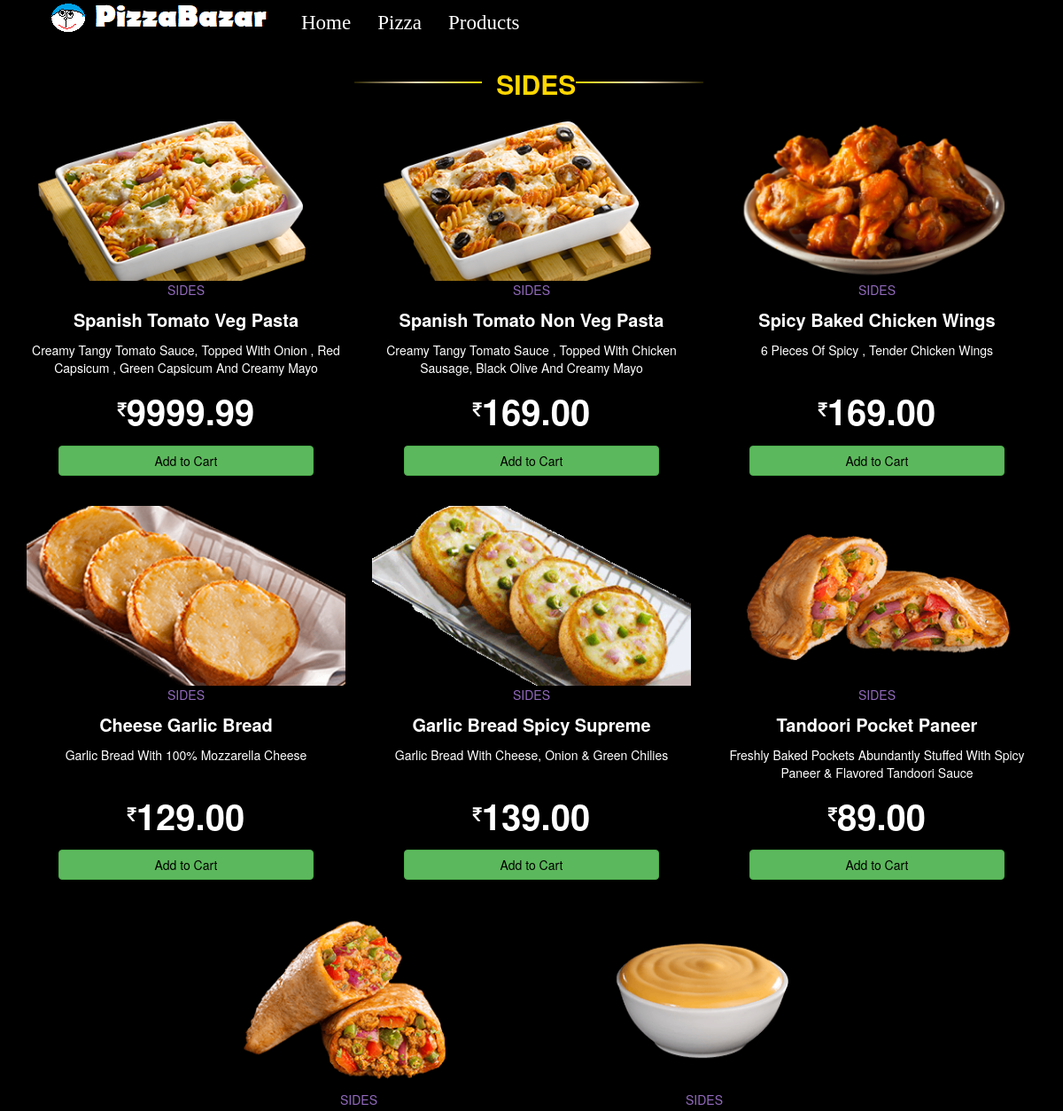
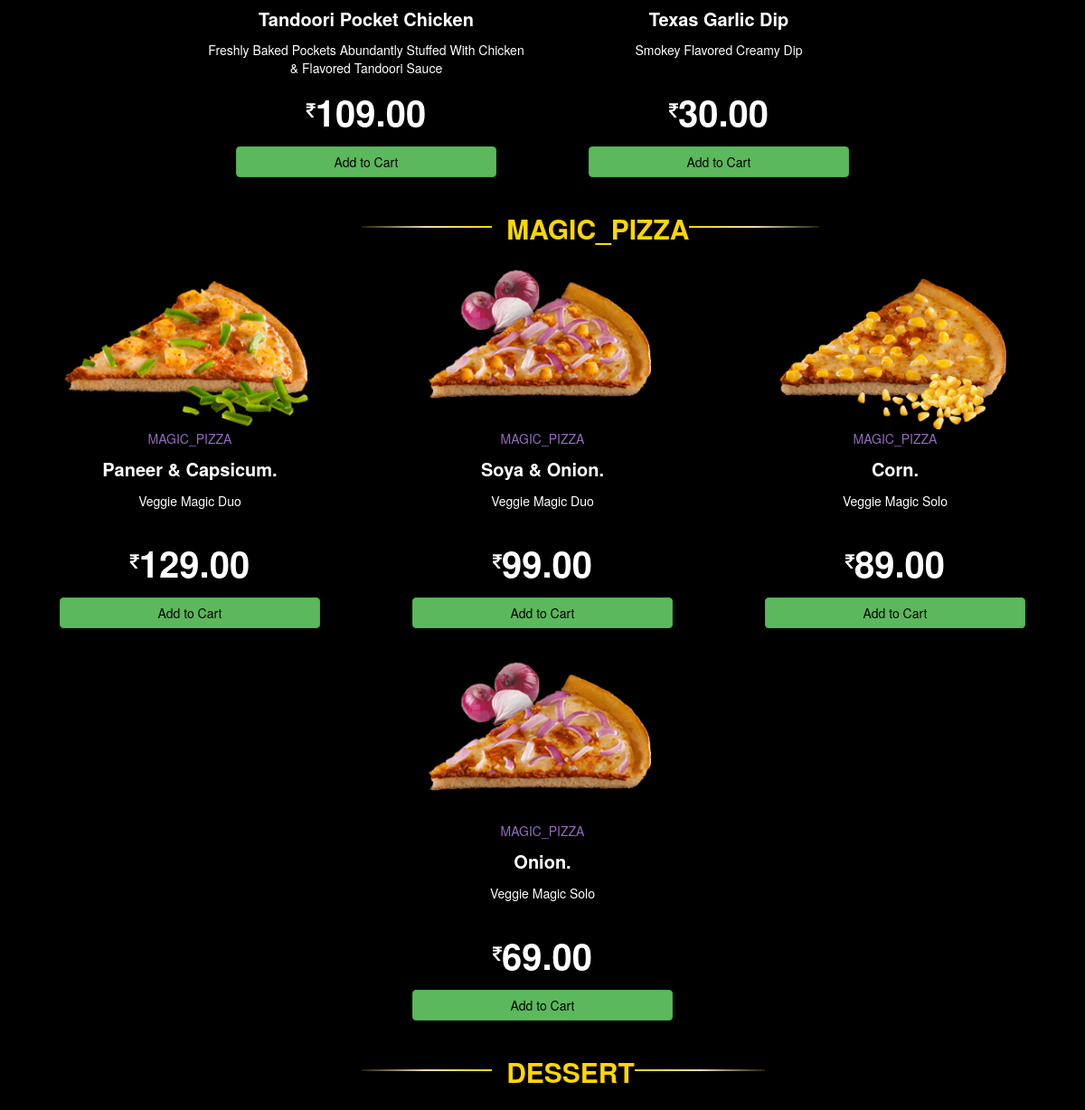
The app's page /pizza/more.PHP with its own data (2 pictures, top to bottom).
### tables this page shows
CREATE TABLE `constructer` (
  `ProId` int(6) NOT NULL,
  `ProductName` varchar(100) NOT NULL,
  `ProductPage` varchar(100) NOT NULL DEFAULT 'more',
  `Time` timestamp NOT NULL DEFAULT CURRENT_TIMESTAMP ON UPDATE CURRENT_TIMESTAMP
);

CREATE TABLE `sides` (
  `DishId` int(6) NOT NULL,
  `DishName` varchar(60) DEFAULT NULL,
  `DishPath` varchar(200) DEFAULT NULL,
  `DishMetarial` varchar(250) DEFAULT NULL,
  `DishPrice` float(6,2) DEFAULT NULL,
  `DishStander` varchar(60) DEFAULT 'SIDES',
  `Crust` varchar(30) DEFAULT 'Pan',
  `Size` varchar(30) DEFAULT 'Medium',
  `ImgName` varchar(50) NOT NULL
);

CREATE TABLE `magic_pizza` (
  `DishId` int(6) NOT NULL,
  `DishName` varchar(60) DEFAULT NULL,
  `DishPath` varchar(200) DEFAULT NULL,
  `DishMetarial` varchar(250) DEFAULT NULL,
  `DishPrice` float(6,2) DEFAULT NULL,
  `DishStander` varchar(60) DEFAULT 'MAGIC_PIZZA',
  `Crust` varchar(30) DEFAULT 'Pan',
  `Size` varchar(30) DEFAULT 'Medium',
  `ImgName` varchar(50) NOT NULL
);

### pizza/more.PHP (the view, shortened to what this page needs)
<html>
<head>
<link rel="stylesheet" href="css\animate.css">
<link rel="stylesheet" href="css\bootstrap.css">
<link rel="stylesheet" href="css\font-awesome.css">
<link rel="stylesheet" href="mystyle.css">
</head>
<body class="container" style="background-color:black;">
<div >
<div class="navbar " style="background-color:black">
<div class="navbar-header" stylesheet="background-color:black">
<div class="navbar-brand" style="position:relative;top:-5px;"><span>
<a  class="logo" href="uprofile.php" style=><img src="photos/logo.png" class="img img-responsive" style="position:relative;bottom:10px;"></a></span>
</div>
</div>
<div class="navbar-collapse collapse animated slideInLeft" style="font-size:23px;color:white" >
    <ul class="nav navbar-nav">
      <li><a href="uprofile.php">Home</a></li>
      <li><a href="pizza.php">Pizza</a></li>
      <li><a href="more.php">Products</a></li>
    </ul>
	</div>
  </div>
</div>
<?php
$con=mysqli_connect('localhost','root');
mysqli_select_db($con,'more');
$qfp="select * from `constructer`";
$rfp=mysqli_query($con,$qfp);
$TotalSet=mysqli_num_rows($rfp);
for($j=1;$j<=$TotalSet;$j++){
  $disSetRow=mysqli_fetch_array($rfp);
?>
<div class="row">
<div class="row">
<div class=" col-sm-offset-4 col-xs-offset-2" style="align-items: center;
  justify-content: center"><h1 style="width:18%;height:2px;display:inline-block;background: linear-gradient(to right,#241F00, #EFDBB6, gold);">&nbsp;&nbsp;</h1>&nbsp;&nbsp;<span style="font-weight:bold;color:gold;position:relative;top:-20px;font-size:30px"> <?php  echo $disSetRow['ProductName']; ?></span><h1 style="width:18%;height:2px;display:inline-block;background: linear-gradient(to right,gold, #EFDBB6,#241F00);">&nbsp;&nbsp;</h1></div>
</div>
<?php
$q="select * from"." `".$disSetRow['ProductName']."`";
?>
<?php
$result=mysqli_query($con,$q);
$TotalDish=mysqli_num_rows($result);
for($i=1;$i<=$TotalDish;$i++){
	$dish=mysqli_fetch_array($result);
?>
<div class="pannel col-sm-4 col-sm-offset-<?php
$a=$TotalDish%3;
if($a==1&&$i==$TotalDish)
	echo 4;
else if($a==2&&$i==$TotalDish-1)
	echo 2;
else
	echo 0;
?>">
<form method="POST" action="uloginform.html">
<div class="pannel-body">
<img  src= "<?php echo $dish['DishPath']; ?>" class="img img-responsive center-block">
</div>
<div class="pannel-body">
<p class="text-center" style="color:#926ABD"><?php  echo $disSetRow['ProductName']; ?></p>
<p class="text-center" style="color:white;font-weight:bold;font-size:20px" value="<?php echo $dish['DishName']; ?>" name="DishName"><?php echo $dish['DishName']; ?></p>
<p class="text-center" style="color:white;height:40px;"><?php echo $dish['DishMetarial']; ?></p>
<p class="hidden text-center" style="color:white">
<p>
<p class="text-center" style="color:white;font-size:20px;"><span class="fa fa-inr"style="position:relative;bottom:10px;"></span><span style="color:white;font-weight:bold;font-size:40px" value="<?php echo $dish['DishPrice']; ?>" name="DishPrice"><?php echo $dish['DishPrice']; ?></span></p>
<input  type="submit" value="Add to Cart" class="btn btn-success center-block" style="width:80%">
</form>
<br>
</div>
</div>
<?php } ?>
</div>
<?php } ?>
</body>
</html>

### pizza/mystyle.css (style rules this page uses)
.navbar-nav >li>a { color:White; background-color:; font-family:interstateregular; }
input, input:valid { color:black; }

### records on screen
constructer: ProductName "SIDES"
sides: DishPath (picture), DishName "Spanish Tomato Veg Pasta", DishMetarial "Creamy Tangy Tomato Sauce, Topped With Onion , Red Capsicum , Green Capsicum And Creamy Mayo", DishPrice "9999.99"
sides: DishPath (picture), DishName "Spanish Tomato Non Veg Pasta", DishMetarial "Creamy Tangy Tomato Sauce , Topped With Chicken Sausage, Black Olive And Creamy Mayo", DishPrice "169.00"
sides: DishPath (picture), DishName "Spicy Baked Chicken Wings", DishMetarial "6 Pieces Of Spicy , Tender Chicken Wings", DishPrice "169.00"
sides: DishPath (picture), DishName "Cheese Garlic Bread", DishMetarial "Garlic Bread With 100% Mozzarella Cheese", DishPrice "129.00"
sides: DishPath (picture), DishName "Garlic Bread Spicy Supreme", DishMetarial "Garlic Bread With Cheese, Onion & Green Chilies", DishPrice "139.00"
sides: DishPath (picture), DishName "Tandoori Pocket Paneer", DishMetarial "Freshly Baked Pockets Abundantly Stuffed With Spicy Paneer & Flavored Tandoori Sauce", DishPrice "89.00"
sides: DishPath (picture), DishName "Tandoori Pocket Chicken", DishMetarial "Freshly Baked Pockets Abundantly Stuffed With Chicken & Flavored Tandoori Sauce", DishPrice "109.00"
sides: DishPath (picture), DishName "Texas Garlic Dip", DishMetarial "Smokey Flavored Creamy Dip", DishPrice "30.00"
constructer: ProductName "MAGIC_PIZZA"
magic_pizza: DishPath (picture), DishName "Paneer & Capsicum.", DishMetarial "Veggie Magic Duo", DishPrice "129.00"
magic_pizza: DishPath (picture), DishName "Soya & Onion.", DishMetarial "Veggie Magic Duo", DishPrice "99.00"
magic_pizza: DishPath (picture), DishName "Corn.", DishMetarial "Veggie Magic Solo", DishPrice "89.00"
magic_pizza: DishPath (picture), DishName "Onion.", DishMetarial "Veggie Magic Solo", DishPrice "69.00"
constructer: ProductName "DESSERT"
